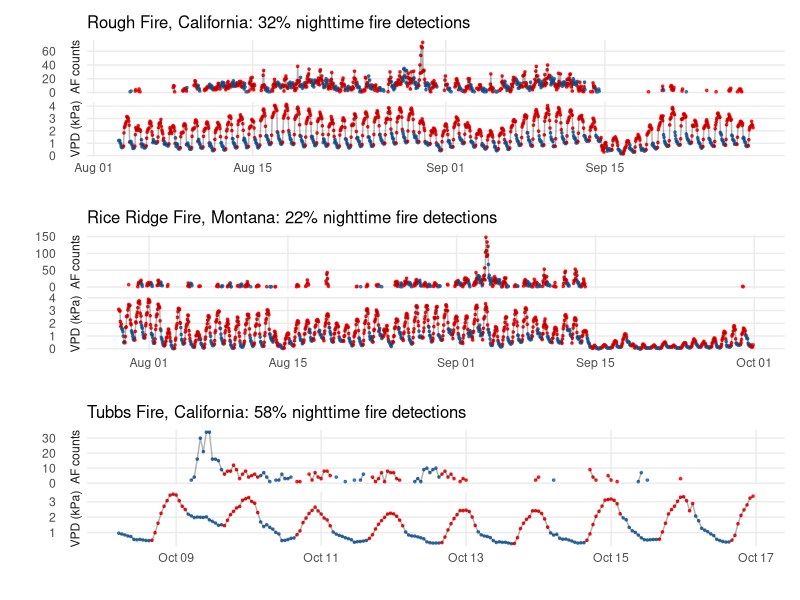
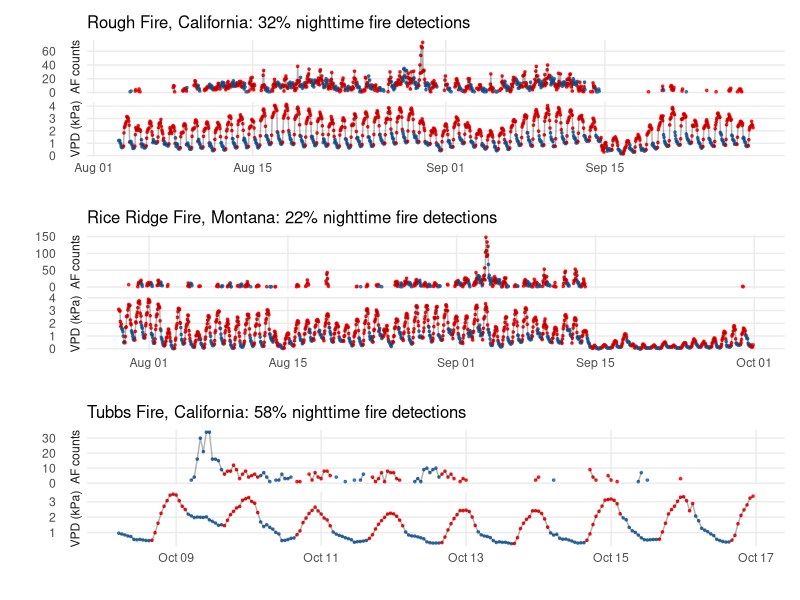
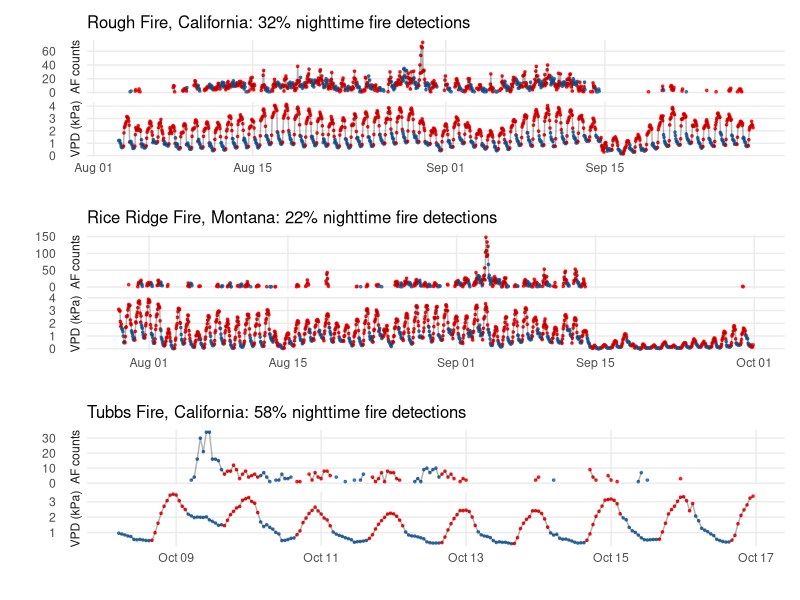

Write R code to recreate these figures, in order.
# Plot the VPD/AF time series for the case study fire
library(tidyverse)
library(patchwork)
library(here)

long_pts <- read_csv(here("data", "case_study_data.csv"))

last_date_df <- long_pts %>%
  group_by(id) %>%
  filter(n > 0) %>%
  summarize(last_date = max(datetime_utc) + 60 * 60 * 24 * 1, 
            first_date = min(datetime_utc) - 60 * 60 * 24 * 1)

split_events <- long_pts %>%
  select(datetime_utc, n, id, vpd_kPa, Event,
         solar_radiation_w_per_m2) %>%
  left_join(last_date_df) %>%
  filter(datetime_utc <= last_date, 
         datetime_utc >= first_date) %>%
  pivot_longer(cols = c("n", "vpd_kPa")) %>%
  mutate(value = ifelse(!(name == "n" & value == 0), value, NA)) %>% 
  mutate(name = ifelse(name == "n", "AF counts", "VPD (kPa)")) %>%
  split(.$id)

# TODO: extract new land cover classes for focal events (using ignition lat/lon)
# and add a dashed line for the estimated VPD threshold
plot_list <- split_events %>%
  lapply(function(x) {
    event_name <- unique(x$Event)
    
    pct_night <- x %>%
      filter(name == "AF counts", !is.na(value)) %>%
      mutate(day = solar_radiation_w_per_m2 > .001) %>%
      group_by(day) %>%
      summarize(n_af = sum(value)) %>%
      ungroup()
    
    pct_night <- pct_night$n_af[!pct_night$day] / sum(pct_night$n_af)
    title <- paste0(event_name, ": ", 100 * round(pct_night, 2), 
                    "% nighttime fire detections")
    
    ggplot(x, aes(datetime_utc, value, color = solar_radiation_w_per_m2 > .001)) + 
      geom_point(size = .6, alpha= .8) + 
      geom_line(alpha = 0.3, color = "black") + 
      theme_minimal() + 
      facet_wrap(~name, scales = "free_y", ncol = 1, strip.position = "left") + 
      xlab("") + 
      ylab("") + 
      theme(panel.grid.minor = element_blank(), 
            legend.position = "none") +
      scale_color_manual(values = c("#2166ac", "red")) + 
      ggtitle(title) + 
      theme(plot.title = element_text(size=12))
  })

p <- wrap_plots(plot_list, ncol = 1)
p
ggsave("fig/case-study-ts.pdf", plot = p, width = 8, height = 6.5)
ggsave("fig/case-study-ts.png", plot = p, width = 8, height = 6.5)

